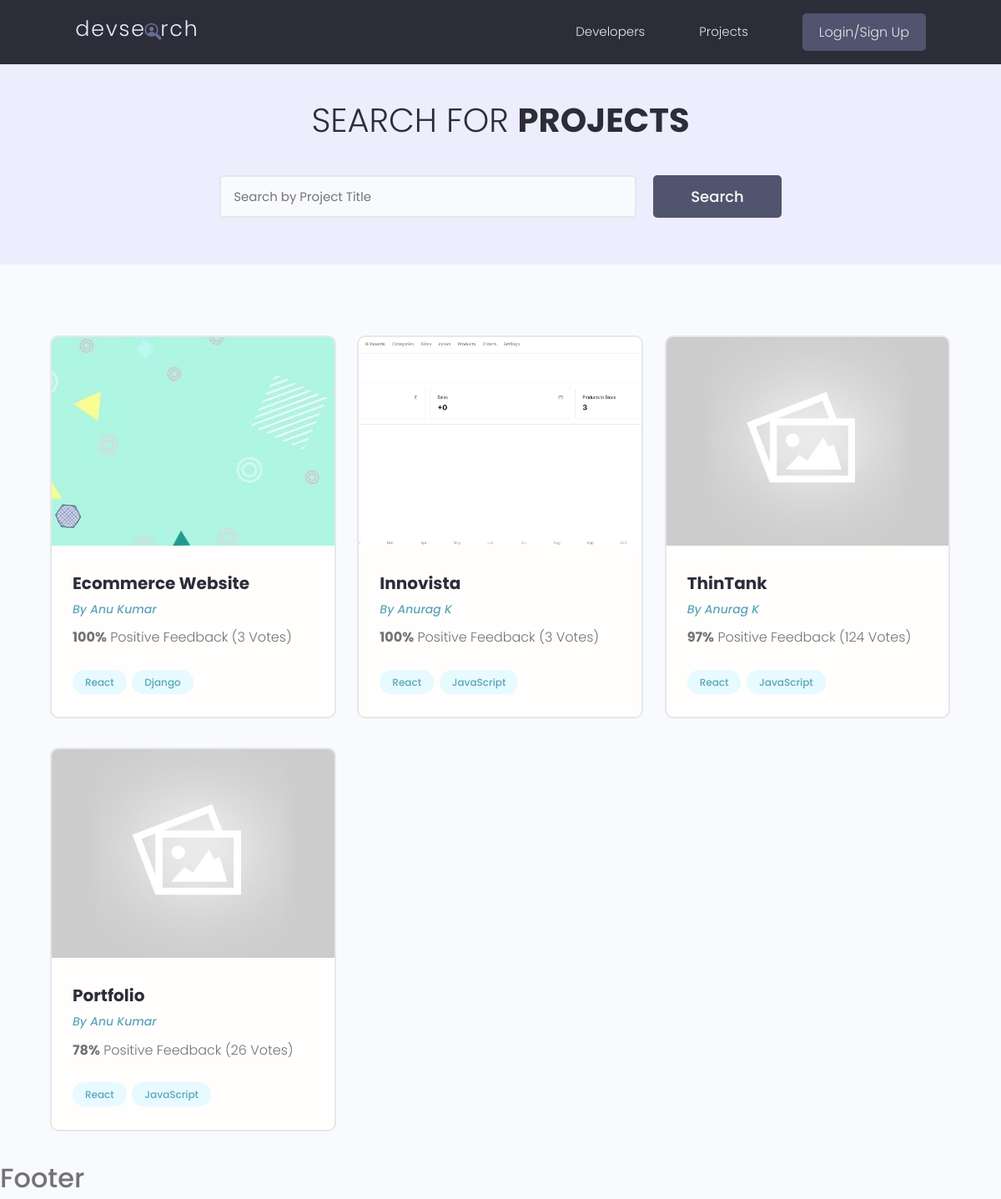
The page / on the database its author committed.
### projects/models.py (models this page shows, shortened)
class Project(models.Model):
    owner = models.ForeignKey(Profile, null=True, blank=True, on_delete=models.CASCADE)
    title = models.CharField(max_length=200)
    description = models.TextField(null=True, blank=True)
    featured_image = models.ImageField(null=True, blank=True, default='default.png')
    demo_link = models.CharField(max_length=2000, blank=True, null=True)
    source_link = models.CharField(max_length=2000, null=True, blank=True)
    tags = models.ManyToManyField('Tag', blank=True)
    vote_total = models.IntegerField(default=0, null=True, blank=True)
    vote_ratio = models.IntegerField(default=0, null=True, blank=True)
    created = models.DateTimeField(auto_now_add=True)
    id = models.UUIDField(default=uuid.uuid4, unique=True, primary_key=True, editable=False)
    class Meta:
        ordering = ['-vote_ratio', '-vote_total', 'title']

class Tag(models.Model):
    name = models.CharField(max_length=200)
    created = models.DateTimeField(auto_now_add=True)
    id = models.UUIDField(default=uuid.uuid4, unique=True, primary_key=True, editable=False)

### users/models.py (models this page shows, shortened)
class Profile(models.Model):
    user = models.OneToOneField(User, on_delete=models.CASCADE, null=True, blank=True)
    name = models.CharField(max_length=200, null=True, blank=True)
    username = models.CharField(max_length=200, blank=True, null=True)
    location = models.CharField(max_length=200, blank=True, null=True)
    email = models.EmailField(max_length=200, null=True, blank=True)
    short_intro = models.CharField(max_length=200, blank=True, null=True)
    bio = models.TextField(blank=True, null=True)
    profile_image = models.ImageField(null=True, blank=True, upload_to='profile/', default='profile/user-default.png')
    social_github = models.CharField(max_length=200, blank=True, null=True)
    social_twitter = models.CharField(max_length=200, blank=True, null=True)
    social_linkedin = models.CharField(max_length=200, blank=True, null=True)
    social_website = models.CharField(max_length=200, blank=True, null=True)
    created = models.DateTimeField(auto_now_add=True)
    id = models.UUIDField(default=uuid.uuid4, unique=True, primary_key=True, editable=False)
    class Meta:
        ordering = ['created']

### projects/views.py (the view)
# urls.py: path('', include('projects.urls')),
def projects(request):
    search = ''
    if request.GET.get('search'):
        search = request.GET.get('search')
    tags = Tag.objects.filter(name__icontains=search)
    data = Project.objects.distinct().filter(Q(title__icontains=search) | Q(tags__in=tags))
    page = request.GET.get('page')
    results = 6
    paginator = Paginator(data, results)
    try:
        data = paginator.page(page)
    except PageNotAnInteger:
        data = paginator.page(1)
    except EmptyPage:
        data = paginator.page(paginator.num_pages)
    return render(request, 'projects/projects.html',
                  {'projects': data, 'search': search, 'paginator': paginator})

### projects/templates/projects/projects.html (shortened to what this page needs)
{% extends 'main.html' %}
{% block content %}
<main class="projects">
    <section class="hero-section text-center">
      <div class="container container--narrow">
        <div class="hero-section__box">
          <h2>Search for <span>Projects</span></h2>
        </div>
        <div class="hero-section__search">
          <form class="form" action="{% url 'projects' %}" method="get">
            <div class="form__field">
              <input class="input input--text" id="formInput#search" type="text" name="search"
                placeholder="Search by Project Title" value="{{search}}" />
            </div>
            <input class="btn btn--sub btn--lg" type="submit" value="Search" />
          </form>
        </div>
      </div>
    </section>
    <section class="projectsList">
      <div class="container">
        <div class="grid grid--three">
            {% for project in projects%}
          <div class="column">
            <div class="card project">
              <a href="{% url 'project' project.id %}" class="project">
                <img class="project__thumbnail" src="{{project.featured_image.url}}" alt="project thumbnail" />
                <div class="card__body">
                  <h3 class="project__title">{{project.title}}</h3>
                  <p><a class="project__author" href="{% url 'profile' project.owner.id %}">By {{project.owner.name}}</a></p>
                  <p class="project--rating">
                    <span style="font-weight: bold;">{{project.vote_ratio}}%</span> Positive
                    Feedback ({{project.vote_total}} Vote{{ project.vote_total|pluralize:"s" }})
                  </p>
                  <div class="project__tags">
                      {% for tag in project.tags.all %}
                    <span class="tag tag--pill tag--main">
                      <small>{{tag.name}}</small>
                    </span>
                      {% endfor %}
                  </div>
                </div>
              </a>
            </div>
          </div>
            {% endfor%}
        </div>
      </div>
    </section>
  </main>
{% endblock content %}

### static/styles/app.css (style rules this page uses)
:root { --color-sub: #2d2d39; }
.btn--sub { background-color: var(--color-sub-light); }
.card { border: 2px solid var(--color-light); }
img { width: 100%; }
.hero-section { height: 40vh; display: flex; align-items: center; background-color: var(--color-sub); }
.hero-section__box { margin-bottom: 4rem; }
.hero-section__box > h2, .hero-section__box > h2 > span { font-size: 4rem; color: var(--color-light); line-height: 1.3; text-transform: uppercase; }
.hero-section__box > h2 { font-weight: 300; }
.hero-section__box > h2 > span { font-weight: 700; }
.hero-section__search > .form { display: flex; align-items: center; justify-content: center; gap: 2rem; }
.hero-section__search > .form input.input--text { width: 50rem; }
.project__author { font-size: 1.4rem; font-style: italic; }
.project--rating { margin-bottom: 1.6em; margin-top: .5em; }
.projects > .hero-section { background: var(--color-sub-lighter); height: 30vh; }
.projects .hero-section__box { margin-bottom: 2.5rem; }
.projects .hero-section__box > h2 { color: var(--color-sub); }
.projects .hero-section__box > h2 > span { font-weight: 700; color: var(--color-sub); }
.projectsList { margin-top: 8rem; }
.project__thumbnail { height: 25rem; object-fit: cover; object-position: top center; }
.project__title { font-size: 2rem; font-weight: 700; color: var(--color-sub); }

### static/uikit/styles/modules/_variables.css (style rules this page uses)
:root { --color-main: #5aa5b9; --color-main-light: #e6faff; --color-sub: #3f4156; --color-sub-light: #51546e; --color-sub-lighter: #ededfd; --color-text: #737373; --color-gray: #8b8b8b; --color-light: #e5e7eb; --color-light-gray: #767676; --color-bg: #f8fafd; --color-white: #fffefd; --color-white-light: #f3f3f3; --color-success: #359e64; --color-success-bg: #def8e8; --color-error: #fc4b0b; --color-error-bg: #fff2ee; --font-base: 'Poppins', arial, helvetica, 'Segoe UI', roboto, ubuntu, sans-serif; --font-monospace: 'Fira Code', 'Courier New', courier, monospace; --font-regular: 300; --font-medium: 500; --font-bold: 700; --generic-shadow: 1px 1px 5px #00000010; --generic-transition: all 0.3s ease-in-out; }

### static/uikit/styles/modules/_base.css (style rules this page uses)
* { margin: 0; padding: 0; box-sizing: border-box; text-rendering: optimizeLegibility; color: inherit; font-size: inherit; }
html { font-size: 50%; }
@media only screen and (min-width: 480px) { html { font-size: 56.25%; } }
@media only screen and (min-width: 1200px) { html { font-size: 62.5%; } }
body { line-height: 1.6; font-weight: 400; font-size: 1.5rem; color: var(--color-text); background-color: var(--color-bg); min-height: 100vh; }

### static/uikit/styles/modules/_typography.css (style rules this page uses)
* { font-family: var(--font-base); }
h2 { font-size: 3.6rem; font-weight: var(--font-bold); }
h3 { font-size: 3.2rem; font-weight: var(--font-medium); }
p, span, strong { font-size: 1.6rem; color: var(--color-text); font-weight: var(--font-regular); }
a { padding-bottom: 2px; text-decoration: none; display: inline-block; color: var(--color-main); font-weight: var(--font-medium); }

### static/uikit/styles/modules/_utilities.css (style rules this page uses)
.container { width: 95%; max-width: 165rem; margin: 0 auto; box-sizing: border-box; }
.container--narrow { width: 95%; max-width: 120rem; }
@media screen and (min-width: 1000px) { .container { width: 90%; } }
@media screen and (min-width: 1000px) { .container--narrow { width: 85%; } }
@media screen and (min-width: 1200px) { .container { width: 90%; } }
@media screen and (min-width: 1200px) { .container--narrow { width: 85%; } }
.text-center { text-align: center; }

### static/uikit/styles/modules/_button.css (style rules this page uses)
.btn { display: inline-block; position: relative; cursor: pointer; background-color: var(--color-light); font-weight: var(--font-medium); color: var(--color-sub); text-decoration: none; padding: 1rem 2rem; border-radius: 0.5rem; border: none; width: -webkit-fit-content; width: -moz-fit-content; width: fit-content; height: -webkit-fit-content; height: -moz-fit-content; height: fit-content; font-size: 1.6rem; outline-width: 0; outline-color: transparent; -webkit-backface-visibility: hidden; backface-visibility: hidden; transition: all 0.3s ease-in-out; }
.btn--sub { background-color: var(--color-sub); color: var(--color-white); }
.btn--lg { font-size: 1.8rem; padding: 1.2rem 4.5rem; }

### static/uikit/styles/modules/_card.css (style rules this page uses)
.card { border-radius: 1rem; background-color: var(--color-white); border: 1.5px solid var(--color-light); width: auto; height: auto; margin-top: 0.5rem; margin-bottom: 0.5rem; overflow: hidden; }
.card__body, .card__header { padding: 2rem 2.5rem; }

### rows shown on the page
Project: featured_image (picture), title "Ecommerce Website", owner.name "Anu Kumar", vote_ratio "100", vote_total "3"
Tag: name "React"
Tag: name "Django"
Project: featured_image (picture), title "Innovista", owner.name "Anurag K", vote_ratio "100", vote_total "3"
Tag: name "JavaScript"
Project: featured_image (placeholder picture), title "ThinTank", owner.name "Anurag K", vote_ratio "97", vote_total "124"
Project: featured_image (placeholder picture), title "Portfolio", owner.name "Anu Kumar", vote_ratio "78", vote_total "26"
